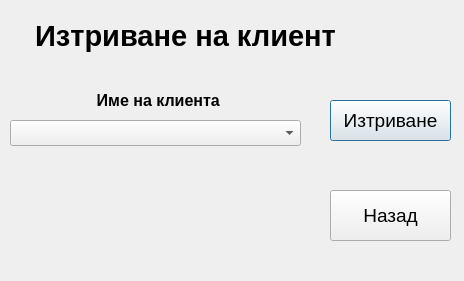
<?xml version="1.0" encoding="UTF-8"?>
<ui version="4.0">
 <class>RemoveClient</class>
 <widget class="QDialog" name="RemoveClient">
  <property name="geometry">
   <rect>
    <x>0</x>
    <y>0</y>
    <width>464</width>
    <height>281</height>
   </rect>
  </property>
  <property name="windowTitle">
   <string>Dialog</string>
  </property>
  <widget class="QLabel" name="L_MainLabel">
   <property name="geometry">
    <rect>
     <x>0</x>
     <y>0</y>
     <width>371</width>
     <height>71</height>
    </rect>
   </property>
   <property name="font">
    <font>
     <pointsize>22</pointsize>
     <weight>75</weight>
     <bold>true</bold>
    </font>
   </property>
   <property name="text">
    <string>Изтриване на клиент</string>
   </property>
   <property name="alignment">
    <set>Qt::AlignCenter</set>
   </property>
  </widget>
  <widget class="QComboBox" name="m_ComboBoxClients">
   <property name="geometry">
    <rect>
     <x>10</x>
     <y>120</y>
     <width>291</width>
     <height>26</height>
    </rect>
   </property>
  </widget>
  <widget class="QLabel" name="L_ClientName">
   <property name="geometry">
    <rect>
     <x>20</x>
     <y>90</y>
     <width>281</width>
     <height>21</height>
    </rect>
   </property>
   <property name="font">
    <font>
     <pointsize>12</pointsize>
     <weight>75</weight>
     <bold>true</bold>
    </font>
   </property>
   <property name="text">
    <string>Име на клиента </string>
   </property>
   <property name="alignment">
    <set>Qt::AlignCenter</set>
   </property>
  </widget>
  <widget class="QPushButton" name="Button_DeleteClient">
   <property name="geometry">
    <rect>
     <x>330</x>
     <y>100</y>
     <width>121</width>
     <height>41</height>
    </rect>
   </property>
   <property name="font">
    <font>
     <pointsize>14</pointsize>
    </font>
   </property>
   <property name="text">
    <string>Изтриване</string>
   </property>
  </widget>
  <widget class="QPushButton" name="Button_Back">
   <property name="geometry">
    <rect>
     <x>330</x>
     <y>190</y>
     <width>121</width>
     <height>51</height>
    </rect>
   </property>
   <property name="font">
    <font>
     <pointsize>14</pointsize>
    </font>
   </property>
   <property name="text">
    <string>Назад</string>
   </property>
  </widget>
 </widget>
 <resources/>
 <connections/>
</ui>
